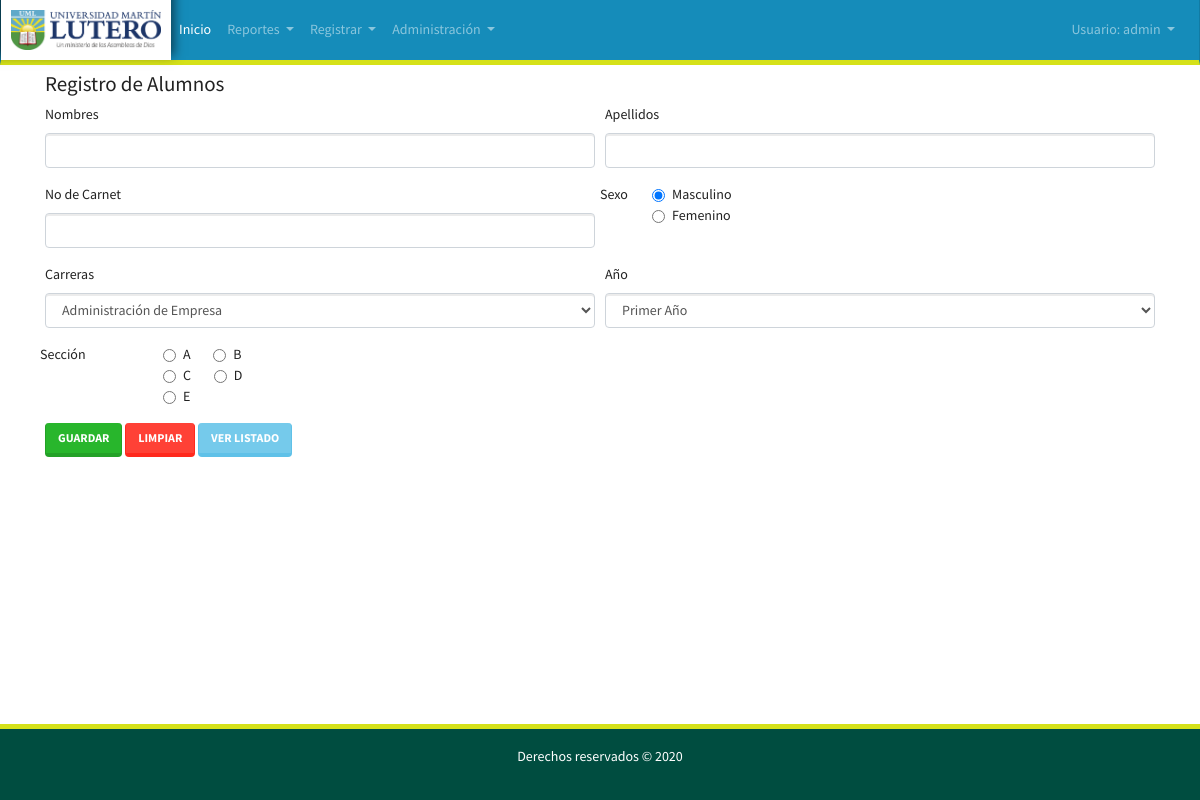
Page /alumnos.view.php (signed in) on the committed database.
### tables this page shows
CREATE TABLE `secciones` (
  `id` int(11) NOT NULL,
  `nombre` char(1) NOT NULL
);

### alumnos.view.php (the view, shortened to what this page needs)
<!DOCTYPE html>
<?php
require 'functions.php';
$secciones = $conn->prepare("select * from secciones");
$secciones->execute();
$secciones = $secciones->fetchAll();
$carreras = $conn->prepare("select * from carreras order by nombre asc");
$carreras->execute();
$carreras = $carreras->fetchAll();
$grados = $conn->prepare("select * from grados");
$grados->execute();
$grados = $grados->fetchAll();
?>
<html>
<head>
    <link rel="stylesheet" href="css/bootstrap.min.css">
</head>
<body class="d-flex flex-column min-vh-100">
<?php
        include 'includes/nav.php'
        ?>
    <div class="container">
        <br>
        <h4>Registro de Alumnos</h4>
        <form method="post" action="procesaralumno.php">
            <div class="form-row">
                <div class="form-group  col-12 col-sm-6">
                    <label>Nombres</label>
                    <input type="text" required name="nombres" maxlength="45" class="form-control">
                </div>
                <div class="form-group col-12 col-sm-6">
                    <label>Apellidos</label>
                    <input type="text" required name="apellidos" maxlength="45" class="form-control">
                </div>
                <div class="form-group col-12 col-sm-6">
                    <label>No de Carnet</label>
                    <input type="text" required name="numlista" class="form-control">
                </div>
                <fieldset class="form-group">
                    <div class="row">
                        <legend class="col-form-label col-sm-2 pt-0">Sexo</legend>
                        <div class="col-12 col-sm-6">
                            <div class="custom-control custom-radio custom-control-inline">
                                <input class="form-check-input" type="radio" name="genero" id="gridRadios1" value="M" checked>
                                <label class="form-check-label" for="gridRadios1">
                                    Masculino
                                </label>
                            </div>
                            <div class="custom-control custom-radio custom-control-inline">
                                <input class="form-check-input" type="radio" name="genero" id="gridRadios2" value="F">
                                <label class="form-check-label" for="gridRadios2">
                                    Femenino
                                </label>
                            </div>
                        </div>
                </fieldset>
                <div class="form-group  col-12 col-sm-6">
                    <label>Carreras</label>
                    <select name="carreras" required class="form-control">
                        <?php foreach ($carreras as $carrera) : ?>
                            <option value="<?php echo $carrera['idcarrera'] ?>"><?php echo $carrera['nombre'] ?></option>
                        <?php endforeach; ?>
                    </select>
                </div>
                <div class="form-group col-12 col-sm-6">
                    <label>Año</label>
                    <select name="anio" required class="form-control">
                        <?php foreach ($grados as $grado) : ?>
                            <option value="<?php echo $grado['id'] ?>"><?php echo $grado['nombre'] ?></option>
                        <?php endforeach; ?>
                    </select>
                </div>
                <fieldset class="form-group">
                    <div class="row">
                        <legend class="col-form-label col-sm-4 pt-0">Sección</legend>
                        <div class="col-12 col-sm-6">
                            <?php foreach ($secciones as $x => $seccion) : ?>
                                <div class="custom-control custom-radio custom-control-inline">
                                    <input class="form-check-input" type="radio" name="seccion" id="gridRadios<?= $x ?>" value="<?= $seccion['id'] ?>">
                                    <label class="form-check-label" for="gridRadios<?= $x ?>">
                                        <?= $seccion['nombre'] ?>
                                    </label>
                                </div>
                            <?php endforeach; ?>
                        </div>
                </fieldset>
            </div>
            <button type="submit" name="insertar" class="btn btn-success">Guardar</button>
            <button type="reset" class="btn btn-danger">Limpiar</button>
            <a class="btn btn-info" href="listadoalumnos.view.php">Ver Listado</a>
            <br><br>
        </form>
    </div>
    <?php
    include 'includes/footer.php';
    ?>
</body>
</html>

### includes/nav.php (style rules this page uses)
.container { margin-top: 50px; }

### rows in the picture
secciones: nombre "A"
secciones: nombre "B"
secciones: nombre "C"
secciones: nombre "D"
secciones: nombre "E"

### other values in the picture
$_SESSION["username"] "admin"
form field carreras "Administración de Empresa"
form field anio "Primer Año"
